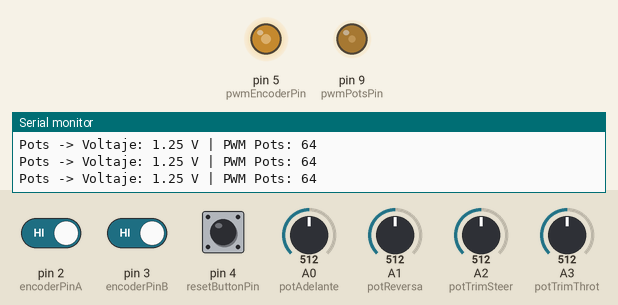
Recording of a sketch running on a simulated Arduino Uno, built with avr-gcc and run on an emulated ATmega328P. Parts: output pins drawn as LEDs (lit = HIGH), the last lines printed to the serial monitor. Inputs (shaded band) come from the test bench; at power-on: A0 (potAdelante) = 512, A2 (potTrimSteer) = 512, A1 (potReversa) = 512, A3 (potTrimThrot) = 512, pin 2 (encoderPinA) HIGH, pin 3 (encoderPinB) HIGH, pin 4 (resetButtonPin) HIGH.

Above: at 1.2 s.
1.3 s: A0 (potAdelante) set to 513
At 2.5 s:
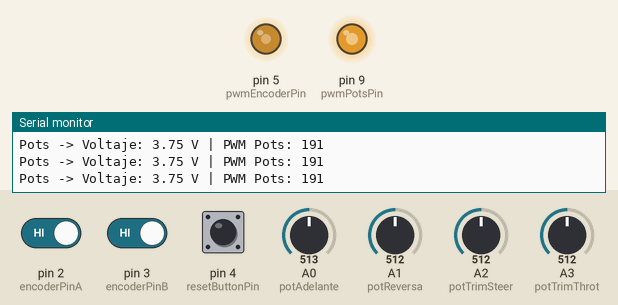
2.8 s: A2 (potTrimSteer) set to 716
At 3.7 s:
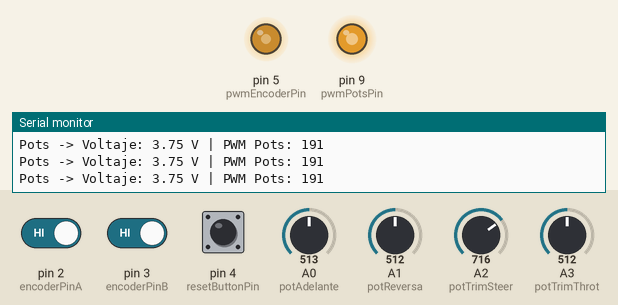
4.3 s: A1 (potReversa) set to 520
At 4.9 s:
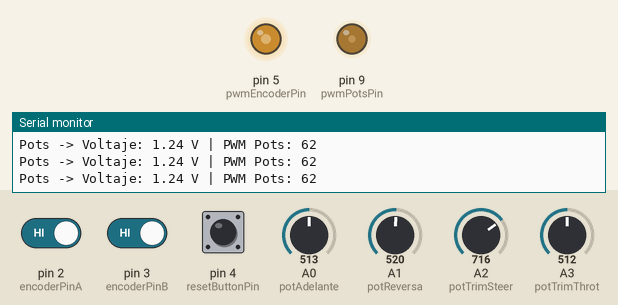
5.8 s: A3 (potTrimThrot) set to 716
At 7.0 s:
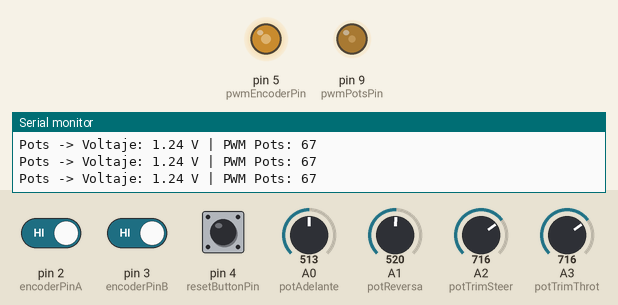
7.3 s: A0 (potAdelante) set to 716
At 8.3 s:
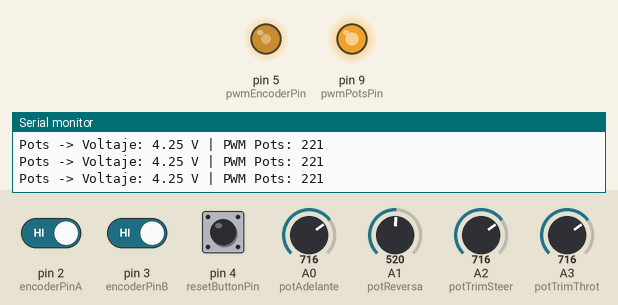
8.8 s: A2 (potTrimSteer) set to 306
At 9.5 s:
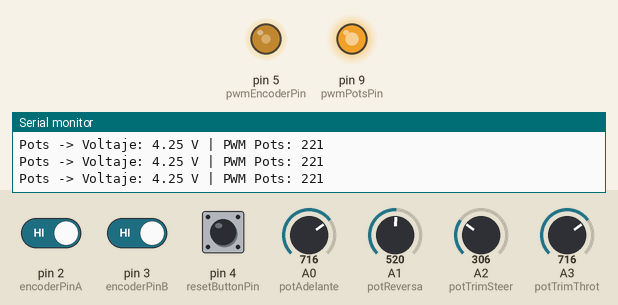
Timing chart, 0 to 11.3 s (numbered marks = the images above; inputs shaded):
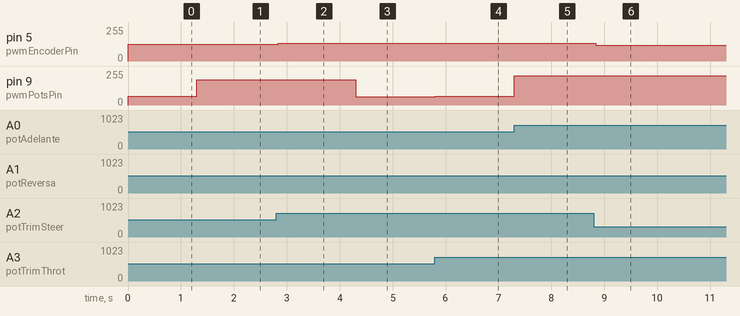

Measured:
- the behaviour switches between 512 and 513 on A0 (potAdelante) (found by bisection; images 0 and 1)
- the behaviour switches between 512 and 513 on A1 (potReversa) (found by bisection; images 2 and 3)
- after the input at 1.3 s, pin 9 (pwmPotsPin): 64/255 → 191/255 at once
- after the input at 2.8 s, pin 5 (pwmEncoderPin): 127/255 → 134/255 at once
- after the input at 4.3 s, pin 9 (pwmPotsPin): 191/255 → 62/255 at once
- after the input at 5.8 s, pin 9 (pwmPotsPin): 62/255 → 67/255 at once
- after the input at 7.3 s, pin 9 (pwmPotsPin): 67/255 → 221/255 at once
- after the input at 8.8 s, pin 5 (pwmEncoderPin): 134/255 → 118/255 at once

The sketch:

G27-RC-Emisora-Universal.ino
```cpp
// ==================== DIRECCIÓN ====================

float steeringMinVoltage     = 0.0;
float steeringNeutralVoltage = 2.5;
float steeringMaxVoltage     = 5.0;

int steeringAngle = 900;       // 270 - 900
int encoderSlots  = 60;        // 60 / 30

int steeringTrim = 0;
bool steeringReverse = false;


// ================= THROTTLE / BRAKE =================

float throttleMinVoltage     = 0.0;
float throttleNeutralVoltage = 2.5;
float throttleMaxVoltage     = 5.0;

int throttleTrim = 0;
bool throttleReverse = false;

const int pedalDeadBand = 5;


// ============================================================
//                    CONFIGURACIÓN
// ============================================================

const int encoderPinA = 2;
const int encoderPinB = 3;
const int resetButtonPin = 4;
const int pwmEncoderPin = 5;

const int potAdelante = A0;
const int potReversa = A1;
const int potTrimSteer = A2;
const int potTrimThrot = A3;
const int pwmPotsPin = 9;


// ============================================================
//                    VARIABLES
// ============================================================

volatile int encoderPos = 0;
int lastEncoderPos = 0;
int lastHardwareSteeringTrim = 512;
int buttonState = 0;
int lastButtonState = 0;

unsigned long lastDebounceTime = 0;
unsigned long debounceDelay = 50;


// ============================================================
//                        SETUP
// ============================================================

void setup() {

  Serial.begin(9600);

  pinMode(encoderPinA, INPUT_PULLUP);
  pinMode(encoderPinB, INPUT_PULLUP);
  pinMode(resetButtonPin, INPUT_PULLUP);
  pinMode(pwmEncoderPin, OUTPUT);

  attachInterrupt(digitalPinToInterrupt(encoderPinA), updateEncoder, CHANGE);
  attachInterrupt(digitalPinToInterrupt(encoderPinB), updateEncoder, CHANGE);

  pinMode(pwmPotsPin, OUTPUT);

// Establecemos la dirección en NEUTRO al arrancar
int pwmNeutral =
  (int)(steeringNeutralVoltage / 5.0 * 255.0);

int hardwareSteeringTrim = map(
  analogRead(potTrimSteer),
  0,
  1023,
  -20,
  20
);

pwmNeutral =
  pwmNeutral +
  steeringTrim +
  hardwareSteeringTrim;

pwmNeutral =
  constrain(pwmNeutral, 0, 255);

analogWrite(
  pwmEncoderPin,
  pwmNeutral
);

Serial.println("Sistema combinado listo.");
}
// ============================================================
//                         LOOP
// ============================================================

void loop() {

  manejarEncoder();

  manejarPots();

  delay(10);
}


// ============================================================
//                    MANEJO DEL ENCODER
// ============================================================

void manejarEncoder() {

  int reading = digitalRead(resetButtonPin);

  if (reading != lastButtonState)
    lastDebounceTime = millis();

  if ((millis() - lastDebounceTime) > debounceDelay) {

    if (reading != buttonState) {

      buttonState = reading;

      if (buttonState == LOW) {

        encoderPos = 0;
        Serial.println("Encoder reseteado a 0");
      }
    }
  }

  lastButtonState = reading;


  // ========================================================
  // LEEMOS EL TRIM FÍSICO DE DIRECCIÓN
  // ========================================================

  int currentHardwareSteeringTrim = analogRead(potTrimSteer);


  // ========================================================
  // ACTUALIZAMOS EL PWM SI:
  // - HA CAMBIADO EL ENCODER
  // - O HA CAMBIADO EL TRIMPOT FÍSICO
  // ========================================================

  if (encoderPos != lastEncoderPos ||
      currentHardwareSteeringTrim != lastHardwareSteeringTrim) {


    // Convertimos las tensiones configuradas a PWM

    int pwmMin = (int)(steeringMinVoltage / 5.0 * 255.0);

    int pwmNeutral =
      (int)(steeringNeutralVoltage / 5.0 * 255.0);

    int pwmMax =
      (int)(steeringMaxVoltage / 5.0 * 255.0);


    // --------------------------------------------------------
    // Determinamos las cuentas correspondientes al ángulo
    // de giro seleccionado.
    // --------------------------------------------------------

    steeringAngle = constrain(steeringAngle, 270, 900);

    int encoderLimit = (int)(5.647 * steeringAngle - 180.0);


    // Si se utiliza un encoder de 30 ranuras,
    // reducimos aproximadamente a la mitad
    // el número de cuentas.

    if (encoderSlots == 30) {

      encoderLimit = encoderLimit / 2;
    }


    int pwmValue;


    int posicion = encoderPos;


    if (steeringReverse) {
      posicion = -posicion;
    }


    posicion = constrain(
      posicion,
      -encoderLimit,
      encoderLimit
    );


    if (posicion <= 0) {

      pwmValue = map(
        posicion,
        -encoderLimit,
        0,
        pwmMin,
        pwmNeutral
      );

    } else {

      pwmValue = map(
        posicion,
        0,
        encoderLimit,
        pwmNeutral,
        pwmMax
      );
    }


    // ========================================================
    // TRIM FÍSICO DE DIRECCIÓN
    // ========================================================

    int hardwareSteeringTrim = map(
      currentHardwareSteeringTrim,
      0,
      1023,
      -20,
      20
    );


    // ========================================================
    // SUMAMOS:
    //
    // PWM de dirección
    // + trim software
    // + trim físico
    // ========================================================

    pwmValue =
      pwmValue +
      steeringTrim +
      hardwareSteeringTrim;


    pwmValue = constrain(
      pwmValue,
      0,
      255
    );


    analogWrite(
      pwmEncoderPin,
      pwmValue
    );


    // ========================================================
    // MONITOR SERIE
    // ========================================================

    Serial.print("Encoder Pos: ");
    Serial.print(encoderPos);

    Serial.print(" | Trim SW: ");
    Serial.print(steeringTrim);

    Serial.print(" | Trim HW: ");
    Serial.print(hardwareSteeringTrim);

    Serial.print(" | PWM Encoder: ");
    Serial.println(pwmValue);


    // Guardamos los últimos valores

    lastEncoderPos = encoderPos;

    lastHardwareSteeringTrim =
      currentHardwareSteeringTrim;
  }
}

// ============================================================
//                MANEJO DE THROTTLE / BRAKE
// ============================================================

void manejarPots() {

  int valAdelante = analogRead(potAdelante);
  int valReversa  = analogRead(potReversa);

  if (throttleReverse) {
    int temp = valAdelante;
    valAdelante = valReversa;
    valReversa = temp;
  }

  float voltajeSalida = throttleNeutralVoltage;


  // ========================================================
  // CALCULAMOS EL MOVIMIENTO DE CADA PEDAL
  // ========================================================

  int throttleMovement = valAdelante;
  int brakeMovement    = valReversa;


  // ========================================================
  // DEAD BAND
  // ========================================================

  if (throttleMovement <= pedalDeadBand &&
      brakeMovement <= pedalDeadBand) {

    voltajeSalida = throttleNeutralVoltage;
  }


  // ========================================================
  // THROTTLE
  // ========================================================

  else if (throttleMovement > brakeMovement) {

    float fraccion =
      (throttleMovement - pedalDeadBand) /
      (1023.0 - pedalDeadBand);

    fraccion = constrain(fraccion, 0.0, 1.0);

    voltajeSalida =
      throttleNeutralVoltage +
      ((throttleMaxVoltage - throttleNeutralVoltage) * fraccion);
  }


  // ========================================================
  // BRAKE / REVERSA
  // ========================================================

  else {

    float fraccion =
      (brakeMovement - pedalDeadBand) /
      (1023.0 - pedalDeadBand);

    fraccion = constrain(fraccion, 0.0, 1.0);

    voltajeSalida =
      throttleNeutralVoltage -
      ((throttleNeutralVoltage - throttleMinVoltage) * fraccion);
  }


  // ========================================================
  // CONVERTIMOS LA TENSIÓN A PWM
  // ========================================================

  int pwmOut =
    (int)(voltajeSalida / 5.0 * 255.0);


  // ========================================================
  // TRIM SOFTWARE
  // ========================================================

  pwmOut = pwmOut + throttleTrim;


  // ========================================================
  // TRIM FÍSICO A3
  // ========================================================

  int hardwareThrottleTrim = map(
    analogRead(potTrimThrot),
    0,
    1023,
    -15,
    15
  );


  pwmOut =
    pwmOut +
    hardwareThrottleTrim;


  // ========================================================
  // LIMITAMOS PWM
  // ========================================================

  pwmOut = constrain(
    pwmOut,
    0,
    255
  );


  // ========================================================
  // SALIDA ESC
  // ========================================================

  analogWrite(
    pwmPotsPin,
    pwmOut
  );


  // ========================================================
  // MONITOR SERIE
  // ========================================================

  Serial.print("Pots -> Voltaje: ");
  Serial.print(voltajeSalida, 2);

  Serial.print(" V | PWM Pots: ");
  Serial.println(pwmOut);
}


// ============================================================
//                 INTERRUPCIÓN DEL ENCODER
// ============================================================

void updateEncoder() {

  static int lastEncoded = 0;

  int MSB = digitalRead(encoderPinA);

  int LSB = digitalRead(encoderPinB);

  int encoded = (MSB << 1) | LSB;

  int sum = (lastEncoded << 2) | encoded;


  if (
    sum == 0b1101 ||
    sum == 0b0100 ||
    sum == 0b0010 ||
    sum == 0b1011
  )
    encoderPos++;


  else if (
    sum == 0b1110 ||
    sum == 0b0111 ||
    sum == 0b0001 ||
    sum == 0b1000
  )
    encoderPos--;


  lastEncoded = encoded;
}
```
